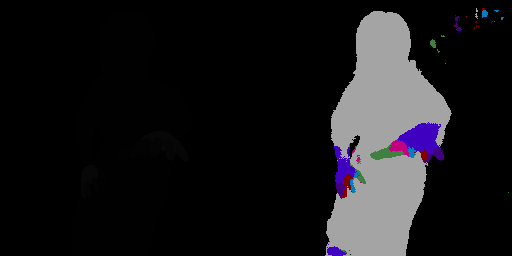
#> input picture TrackingByReinforcementLearning/HandSeg/results/0.png, 512 x 256 px, given in place of 0.jpg, which was not available
$ python image_utils.py   (older library calls are emulated)
#> lines starting #> are read from the running program, lines starting #| are printed output that depends on the picture
import random

import numpy as np
from PIL import Image


# def url_to_gif(url, dir):
#     return wget.download(url, dir)


# [67 lines left out: functions gif_to_images, image_size, image_resize, image_thumbnail, concatenate_images_horizontally, crop_image_in_middle, not called in this run]


def image_to_mat(image, shape=(256, 256, 3)):
    return np.reshape(np.array(image.getdata()), shape)


# [39 lines left out: functions mat_to_image, channel_to_image, make_square_image, crop_random_tile, not called in this run]


# use this function with numpy vectorize
def partial_seg(full_seg_pix, mapping):
    return mapping[full_seg_pix]


def mask_to_rgb(mask, colors):
    return np.array(list(map(lambda x: colors[x], mask)))

if __name__ == '__main__':
    # [24 lines of commented-out code are left out]

    img = Image.open("D:/private/datasets/handTrack/studies/full_hands/17.12.17/1/frames/0.jpg")
#> img is the input picture: PIL image 512x256 RGB; mean R, G, B 23.9, 23, 25.4
    # [7 lines of commented-out code are left out]
    img = img.convert('L').show()
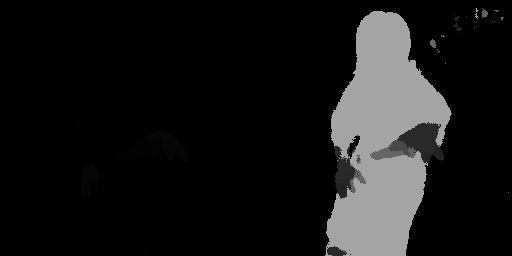
#> shown: PIL image 512x256 L; min 0, max 164, mean 23.5
    print(np.array(img).shape)

$ run again, with TrackingByReinforcementLearning/HandSeg/results/1.png copied over TrackingByReinforcementLearning/HandSeg/results/0.png
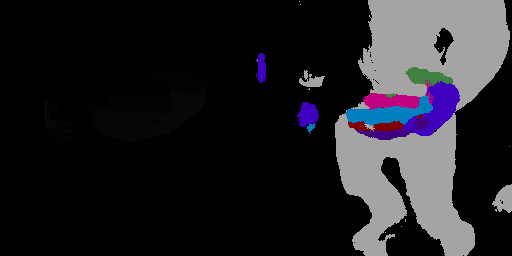
#> input picture TrackingByReinforcementLearning/HandSeg/results/1.png, 512 x 256 px, given in place of 0.jpg, which was not available
#> img is the input picture: PIL image 512x256 RGB; mean R, G, B 32.9, 31.7, 36.2
#> `img = img.convert('L').show()`:
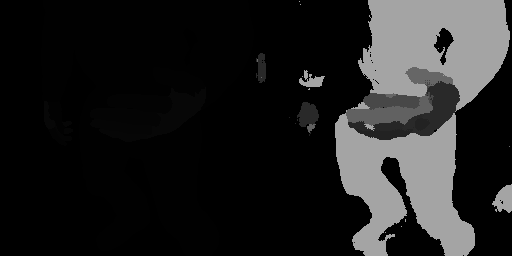
#> shown: PIL image 512x256 L; min 0, max 164, mean 32.6

$ run again, with TrackingByReinforcementLearning/HandSeg/results/2.png copied over TrackingByReinforcementLearning/HandSeg/results/0.png
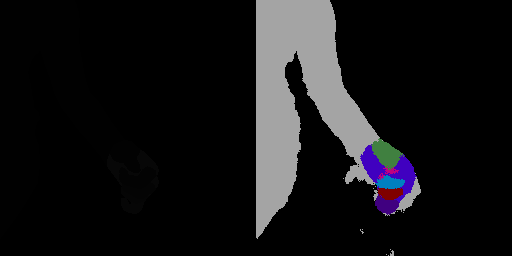
#> input picture TrackingByReinforcementLearning/HandSeg/results/2.png, 512 x 256 px, given in place of 0.jpg, which was not available
#> img is the input picture: PIL image 512x256 RGB; mean R, G, B 20.4, 19.9, 21.7
#> `img = img.convert('L').show()`:
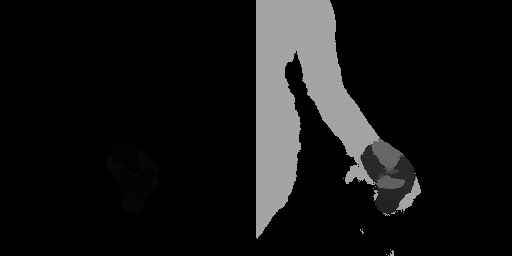
#> shown: PIL image 512x256 L; min 0, max 164, mean 20.3

$ run again, with TrackingByReinforcementLearning/HandSeg/results/3.png copied over TrackingByReinforcementLearning/HandSeg/results/0.png
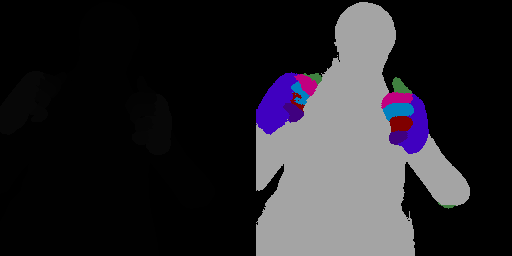
#> input picture TrackingByReinforcementLearning/HandSeg/results/3.png, 512 x 256 px, given in place of 0.jpg, which was not available
#> img is the input picture: PIL image 512x256 RGB; mean R, G, B 39.3, 37.4, 42.1
#> `img = img.convert('L').show()`:
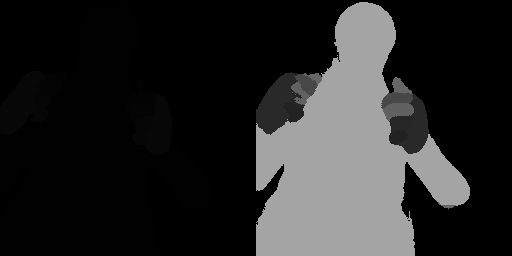
#> shown: PIL image 512x256 L; min 0, max 164, mean 38.5
